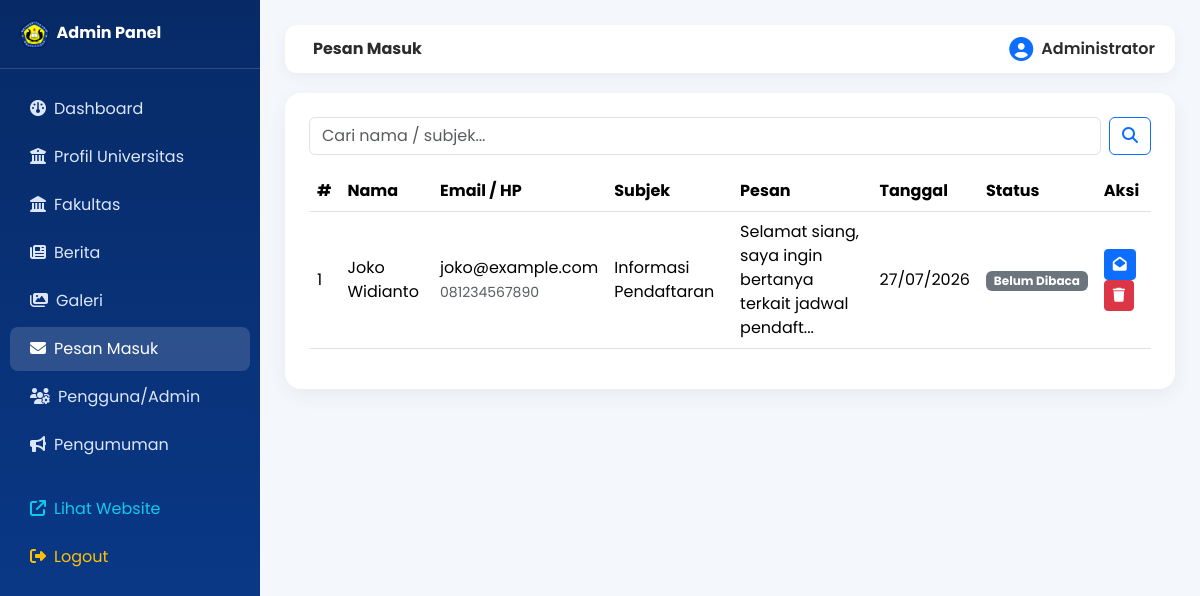
Screenshot of /admin/settings.php?tab=pesan (signed in) with the database file from the repository.
### tables this page shows
CREATE TABLE `kontak` (
  `id` int(11) NOT NULL,
  `nama` varchar(100) NOT NULL,
  `email` varchar(100) NOT NULL,
  `no_hp` varchar(30) DEFAULT NULL,
  `subjek` varchar(200) DEFAULT NULL,
  `pesan` text DEFAULT NULL,
  `status` enum('belum_dibaca','dibaca') DEFAULT 'belum_dibaca',
  `created_at` timestamp NOT NULL DEFAULT current_timestamp()
);

### includes/functions.php (called while the page is built, shortened)
<?php
function clean($koneksi, $str) {
    return mysqli_real_escape_string($koneksi, trim(htmlspecialchars($str ?? '')));
}

### admin/settings.php (the view, shortened to what this page needs)
<?php
require_once '../includes/functions.php';
$tab = $_GET['tab'] ?? 'profil';
$active_menu = $tab;
$judulTab = ['profil'=>'Profil Universitas','pesan'=>'Pesan Masuk','users'=>'Pengguna/Admin'];
$page_title = $judulTab[$tab];
$profil = getProfil();
if ($tab == 'pesan') {
    $cari = clean($koneksi, $_GET['cari'] ?? '');
    $halaman = max(1, (int)($_GET['halaman'] ?? 1));
    $perHalaman = 8;
    $offset = ($halaman - 1) * $perHalaman;
    $where = $cari ? "WHERE nama LIKE '%$cari%' OR subjek LIKE '%$cari%'" : '';
    $dataPesan = mysqli_query($koneksi, "SELECT * FROM kontak $where ORDER BY created_at DESC LIMIT $perHalaman OFFSET $offset");
}
include 'includes/layout.php';
?>
<?php if ($tab == 'profil'): ?>
<div class="card dash-card p-4">
  <form method="POST">
    <div class="row g-3">
      <div class="col-md-6"><label class="form-label">Nama Universitas</label><input type="text" name="nama_universitas" class="form-control" value="<?= htmlspecialchars($profil['nama_universitas']) ?>" required></div>
      <div class="col-md-6"><label class="form-label">Nama Rektor</label><input type="text" name="nama_rektor" class="form-control" value="<?= htmlspecialchars($profil['nama_rektor']) ?>" required></div>
      <div class="col-12"><label class="form-label">Sambutan Rektor</label><textarea name="sambutan_rektor" class="form-control" rows="3"><?= htmlspecialchars($profil['sambutan_rektor']) ?></textarea></div>
      <div class="col-md-4"><label class="form-label">Foto Rektor</label><input type="text" name="foto_rektor" class="form-control" value="<?= htmlspecialchars($profil['foto_rektor'] ?? '') ?>"></div>
      <div class="col-12"><label class="form-label">Sejarah</label><textarea name="sejarah" class="form-control" rows="3"><?= htmlspecialchars($profil['sejarah']) ?></textarea></div>
      <div class="col-md-4"><label class="form-label">Foto Sejarah</label><input type="text" name="foto_sejarah" class="form-control" value="<?= htmlspecialchars($profil['foto_sejarah'] ?? '') ?>"></div>
      <div class="col-md-4"><label class="form-label">Visi</label><textarea name="visi" class="form-control" rows="3"><?= htmlspecialchars($profil['visi']) ?></textarea></div>
      <div class="col-md-4"><label class="form-label">Misi</label><textarea name="misi" class="form-control" rows="3"><?= htmlspecialchars($profil['misi']) ?></textarea></div>
      <div class="col-md-4"><label class="form-label">Tujuan</label><textarea name="tujuan" class="form-control" rows="3"><?= htmlspecialchars($profil['tujuan']) ?></textarea></div>
      <div class="col-12"><label class="form-label">Nilai-Nilai Universitas</label><textarea name="nilai_nilai" class="form-control" rows="2"><?= htmlspecialchars($profil['nilai_nilai']) ?></textarea></div>
      <div class="col-md-4"><label class="form-label">Foto Struktur Organisasi</label><input type="text" name="foto_struktur" class="form-control" value="<?= htmlspecialchars($profil['foto_struktur'] ?? '') ?>"></div>
      <div class="col-12"><label class="form-label">Alamat</label><textarea name="alamat" class="form-control" rows="2"><?= htmlspecialchars($profil['alamat']) ?></textarea></div>
      <div class="col-md-4"><label class="form-label">Telepon</label><input type="text" name="telepon" class="form-control" value="<?= htmlspecialchars($profil['telepon']) ?>"></div>
      <div class="col-md-4"><label class="form-label">Email</label><input type="email" name="email" class="form-control" value="<?= htmlspecialchars($profil['email']) ?>"></div>
      <div class="col-12"><label class="form-label">Google Maps Embed</label><textarea name="maps_embed" class="form-control" rows="3"><?= htmlspecialchars($profil['maps_embed']) ?></textarea></div>
    </div>
    <button class="btn btn-primary mt-4 px-4"><i class="fa-solid fa-save me-1"></i> Simpan Perubahan</button>
  </form>
</div>
<?php elseif ($tab == 'pesan'): ?>
<div class="card dash-card p-4">
  <form class="d-flex mb-3" method="GET"><input type="hidden" name="tab" value="pesan">
    <input type="text" name="cari" class="form-control me-2" placeholder="Cari nama / subjek..." value="<?= htmlspecialchars($cari) ?>">
    <button class="btn btn-outline-primary"><i class="fa-solid fa-search"></i></button>
  </form>
  <div class="table-responsive">
    <table class="table align-middle">
      <thead><tr><th>#</th><th>Nama</th><th>Email / HP</th><th>Subjek</th><th>Pesan</th><th>Tanggal</th><th>Status</th><th>Aksi</th></tr></thead>
      <tbody>
      <?php $no=$offset+1; while ($k = mysqli_fetch_assoc($dataPesan)): ?>
        <tr>
          <td><?= $no++ ?></td><td><?= htmlspecialchars($k['nama']) ?></td>
          <td><?= htmlspecialchars($k['email']) ?><br><small class="text-muted"><?= htmlspecialchars($k['no_hp']) ?></small></td>
          <td><?= htmlspecialchars($k['subjek']) ?></td><td><?= htmlspecialchars(mb_strimwidth($k['pesan'],0,60,'...')) ?></td>
          <td><?= date('d/m/Y', strtotime($k['created_at'])) ?></td>
          <td><span class="badge <?= $k['status']=='dibaca'?'bg-success':'bg-secondary' ?>"><?= $k['status']=='dibaca'?'Dibaca':'Belum Dibaca' ?></span></td>
          <td>
            <?php if ($k['status'] != 'dibaca'): ?><a href="?tab=pesan&baca=<?= $k['id'] ?>" class="btn btn-sm btn-primary"><i class="fa-solid fa-envelope-open"></i></a><?php endif; ?>
            <button class="btn btn-sm btn-danger" onclick="confirmDelete('settings.php?tab=pesan&hapus=<?= $k['id'] ?>')"><i class="fa-solid fa-trash"></i></button>
          </td>
        </tr>
      <?php endwhile; ?>
      </tbody>
    </table>
  </div>
</div>
<?php endif; ?>
<?php include 'includes/footer.php'; ?>

### admin/includes/layout.php (shortened to what this page needs)
<!DOCTYPE html>
<html lang="id">
<head>
<link rel="stylesheet" href="https://cdn.jsdelivr.net/npm/bootstrap@5.3.3/dist/css/bootstrap.min.css">
<link rel="stylesheet" href="https://cdnjs.cloudflare.com/ajax/libs/font-awesome/6.5.2/css/all.min.css">
<link rel="stylesheet" href="../assets/css/style.css">
</head>
<body>
<div class="sidebar" id="sidebar">
  <div class="brand"><img src="<?= BASE_URL ?>assets/img/logo.png" alt="Logo" height="28" class="me-2">Admin Panel</div>
  <ul class="nav flex-column py-3">
    <li class="nav-item"><a class="nav-link <?= $active_menu=='dashboard'?'active':'' ?>" href="dashboard.php"><i class="fa-solid fa-gauge me-2"></i>Dashboard</a></li>
    <li class="nav-item"><a class="nav-link <?= $active_menu=='profil'?'active':'' ?>" href="settings.php?tab=profil"><i class="fa-solid fa-building-columns me-2"></i>Profil Universitas</a></li>
    <li class="nav-item"><a class="nav-link <?= $active_menu=='fakultas'?'active':'' ?>" href="data.php?modul=fakultas"><i class="fa-solid fa-landmark me-2"></i>Fakultas</a></li>
    <li class="nav-item"><a class="nav-link <?= $active_menu=='berita'?'active':'' ?>" href="data.php?modul=berita"><i class="fa-solid fa-newspaper me-2"></i>Berita</a></li>
    <li class="nav-item"><a class="nav-link <?= $active_menu=='galeri'?'active':'' ?>" href="data.php?modul=galeri"><i class="fa-solid fa-images me-2"></i>Galeri</a></li>
    <li class="nav-item"><a class="nav-link <?= $active_menu=='pesan'?'active':'' ?>" href="settings.php?tab=pesan"><i class="fa-solid fa-envelope me-2"></i>Pesan Masuk</a></li>
    <li class="nav-item"><a class="nav-link <?= $active_menu=='users'?'active':'' ?>" href="settings.php?tab=users"><i class="fa-solid fa-users-gear me-2"></i>Pengguna/Admin</a></li>
    <li class="nav-item"><a class="nav-link <?= $active_menu=='pengumuman'?'active':'' ?>" href="data.php?modul=pengumuman"><i class="fa-solid fa-bullhorn me-2"></i>Pengumuman</a></li>
    <li class="nav-item mt-3"><a class="nav-link text-info" href="<?= BASE_URL ?>index.php" target="_blank"><i class="fa-solid fa-arrow-up-right-from-square me-2"></i>Lihat Website</a></li>
    <li class="nav-item"><a class="nav-link text-warning" href="logout.php" onclick="return confirm('Yakin ingin logout?')"><i class="fa-solid fa-right-from-bracket me-2"></i>Logout</a></li>
  </ul>
</div>
<div class="main-content">
  <div class="topbar d-flex justify-content-between align-items-center">
    <div>
      <span class="fw-bold ms-2"><?= $page_title ?? 'Dashboard' ?></span>
    </div>
    <div class="d-flex align-items-center gap-2">
      <i class="fa-solid fa-circle-user fs-4 text-primary"></i>
      <span class="fw-semibold"><?= htmlspecialchars($_SESSION['admin_nama'] ?? 'Admin') ?></span>
    </div>
  </div>

### admin/includes/footer.php (shortened to what this page needs)
  </div>
</body>
</html>

### assets/css/style.css (style rules this page uses)
:root { --primary: #0b3d91; --primary-dark: #072a66; --primary-light: #1e5fd6; --accent: #ffb703; --light-bg: #f4f7fc; }
* { font-family: 'Poppins', sans-serif; }
body { background: #fff; color: #2c2c2c; }
a { text-decoration: none; }
.sidebar { min-height: 100vh; background: linear-gradient(180deg, var(--primary-dark), var(--primary)); width: 260px; position: fixed; top: 0; left: 0; z-index: 1030; transition: .3s; }
.sidebar .nav-link { color: #dce6fb; padding: 10px 20px; border-radius: 8px; margin: 2px 10px; }
.sidebar .nav-link.active, .sidebar .nav-link:hover { background: rgba(255, 255, 255, .15); color: #fff; }
.sidebar .brand { padding: 20px; color: #fff; font-weight: 700; border-bottom: 1px solid rgba(255, 255, 255, .15); }
.main-content { margin-left: 260px; padding: 25px; min-height: 100vh; background: var(--light-bg); }
.topbar { background: #fff; border-radius: 12px; padding: 12px 20px; box-shadow: 0 4px 15px rgba(0, 0, 0, .05); margin-bottom: 20px; }
.dash-card { border: none; border-radius: 16px; box-shadow: 0 6px 20px rgba(0, 0, 0, .06); }
.table tbody tr { animation: rowIn .35s ease both; }
.table tbody tr:nth-child(1) { animation-delay: .02s; }

### rows the page displays
kontak: nama "Joko Widianto", email "joko@example.com", no_hp "081234567890", subjek "Informasi Pendaftaran", pesan "Selamat siang, saya ingin bertanya terkait jadwal pendaft...", created_at "27/07/2026", status "Belum Dibaca"

### other values shown
$page_title "Pesan Masuk"
$_SESSION['admin_nama'] "Administrator"
